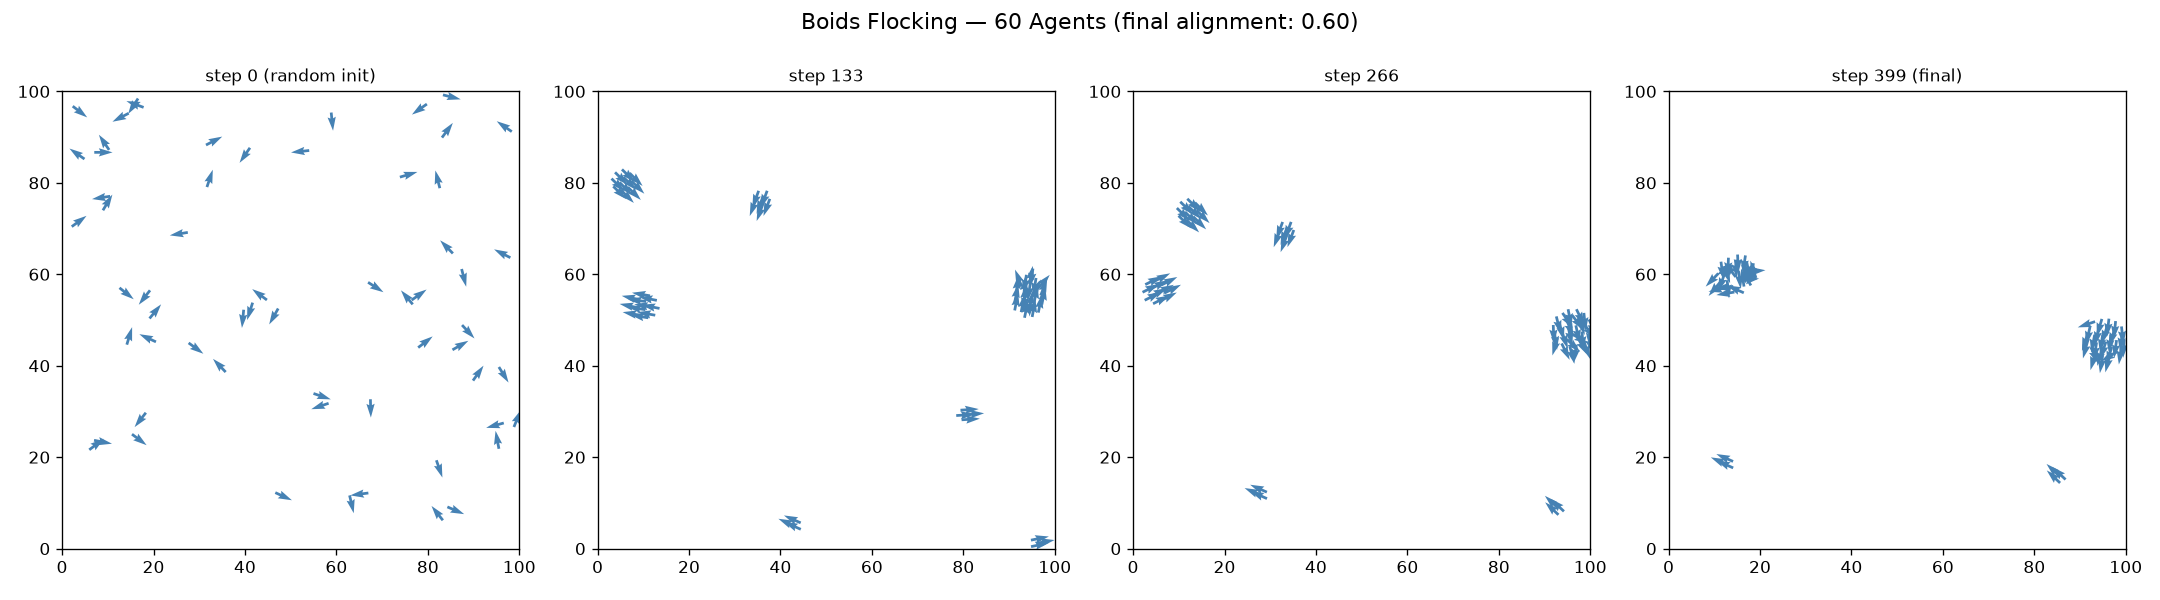

Source code (Python):
"""
Boids Flocking Simulation
==============================================
Classic multi-agent emergent-behavior algorithm (Reynolds, 1987): each
agent follows three simple local rules — separation, alignment, and
cohesion — and complex flocking behavior emerges with no central
coordinator. The same principle underlies real swarm-robotics systems.

Usage
-----
    python boids_flocking.py
"""

import matplotlib.pyplot as plt
import numpy as np


N_BOIDS = 60
WORLD_SIZE = 100
PERCEPTION_RADIUS = 15.0
MAX_SPEED = 2.0
N_STEPS = 400

W_SEPARATION = 1.0
W_ALIGNMENT = 2.5
W_COHESION = 1.0


def limit_magnitude(vec, max_mag):
    mag = np.linalg.norm(vec)
    if mag > max_mag:
        return vec / mag * max_mag
    return vec


def step(positions, velocities):
    n = len(positions)
    new_velocities = velocities.copy()

    for i in range(n):
        diffs = positions - positions[i]
        dists = np.linalg.norm(diffs, axis=1)
        dists[i] = np.inf
        neighbors = dists < PERCEPTION_RADIUS

        if not np.any(neighbors):
            continue

        # separation: steer away from nearby boids, weighted by inverse distance
        close = dists < PERCEPTION_RADIUS / 2
        if np.any(close):
            separation = -np.sum(diffs[close] / (dists[close, None] ** 2), axis=0)
        else:
            separation = np.zeros(2)

        # alignment: match average heading of neighbors
        alignment = velocities[neighbors].mean(axis=0) - velocities[i]

        # cohesion: steer toward the centroid of neighbors
        centroid = positions[neighbors].mean(axis=0)
        cohesion = centroid - positions[i]

        accel = (W_SEPARATION * separation + W_ALIGNMENT * alignment + W_COHESION * cohesion) * 0.1
        new_velocities[i] = limit_magnitude(velocities[i] + accel, MAX_SPEED)

    new_positions = positions + new_velocities

    # bounce off the world boundary (avoids toroidal wraparound distance issues,
    # which would otherwise distort separation/cohesion near the edges)
    for dim in (0, 1):
        below = new_positions[:, dim] < 0
        above = new_positions[:, dim] > WORLD_SIZE
        new_velocities[below | above, dim] *= -1
        new_positions[:, dim] = np.clip(new_positions[:, dim], 0, WORLD_SIZE)

    return new_positions, new_velocities


def demo():
    rng = np.random.default_rng(6)
    positions = rng.uniform(0, WORLD_SIZE, size=(N_BOIDS, 2))
    velocities = rng.uniform(-1, 1, size=(N_BOIDS, 2))

    snapshots = []
    for i in range(N_STEPS):
        positions, velocities = step(positions, velocities)
        if i in (0, N_STEPS // 3, 2 * N_STEPS // 3, N_STEPS - 1):
            snapshots.append((positions.copy(), velocities.copy()))

    # rough "flocking" metric: average pairwise heading alignment at the end
    final_vel = snapshots[-1][1]
    normed = final_vel / (np.linalg.norm(final_vel, axis=1, keepdims=True) + 1e-9)
    alignment_score = np.linalg.norm(normed.mean(axis=0))  # 1.0 = perfectly aligned flock
    print(f"Final flock alignment score: {alignment_score:.3f} (0 = random, 1 = perfectly aligned)")

    fig, axes = plt.subplots(1, 4, figsize=(18, 5))
    titles = ["step 0 (random init)", f"step {N_STEPS // 3}", f"step {2 * N_STEPS // 3}", f"step {N_STEPS - 1} (final)"]
    for ax, (pos, vel), title in zip(axes, snapshots, titles):
        headings = np.arctan2(vel[:, 1], vel[:, 0])
        ax.quiver(pos[:, 0], pos[:, 1], np.cos(headings), np.sin(headings),
                   angles="xy", scale=25, width=0.006, color="steelblue")
        ax.set_xlim(0, WORLD_SIZE)
        ax.set_ylim(0, WORLD_SIZE)
        ax.set_title(title, fontsize=10)
        ax.set_aspect("equal")

    plt.suptitle(f"Boids Flocking — {N_BOIDS} Agents (final alignment: {alignment_score:.2f})", fontsize=13)
    plt.tight_layout()
    plt.savefig("boids_flocking.png", dpi=120)
    print("Saved visualization to boids_flocking.png")
    plt.show()


if __name__ == "__main__":
    demo()
